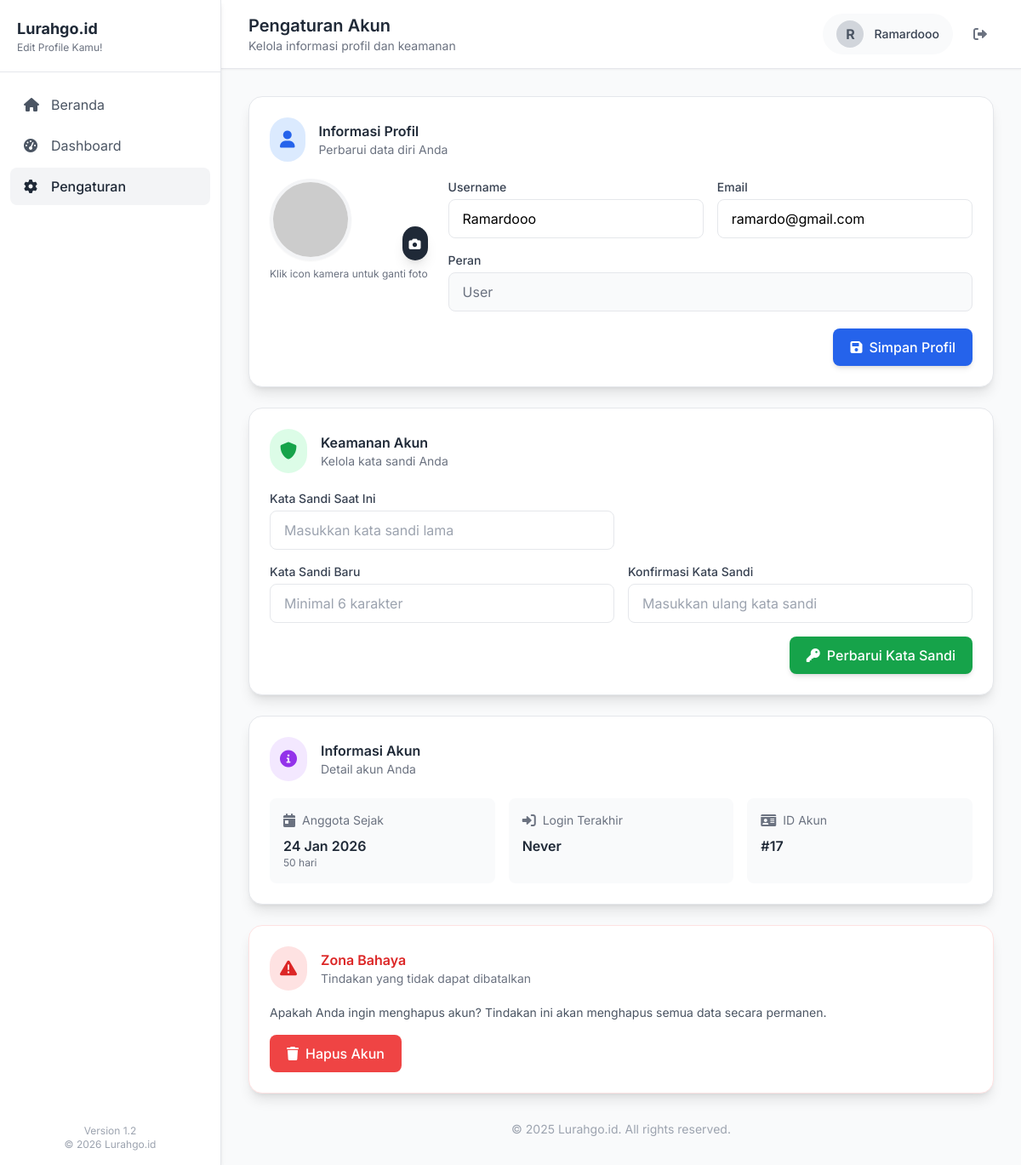
Page /account/settings.php (signed in) on the committed database.
### tables this page shows
CREATE TABLE IF NOT EXISTS `users` (
  `id` int NOT NULL AUTO_INCREMENT,
  `username` varchar(50) NOT NULL,
  `email` varchar(100) NOT NULL,
  `password` varchar(255) NOT NULL,
  `role` enum('admin','ketua','user') DEFAULT 'user',
  `status` enum('aktif','tidak aktif') DEFAULT 'aktif',
  `created_at` timestamp NULL DEFAULT CURRENT_TIMESTAMP,
  `profile_photo` varchar(255) DEFAULT NULL,
  PRIMARY KEY (`id`),
  UNIQUE KEY `username` (`username`),
  UNIQUE KEY `email` (`email`)
);

### account/settings.php (the view, shortened to what this page needs)
<?php
include '../config/database.php';
$user_id = $_SESSION['user_id'];
$sql = "SELECT * FROM users WHERE id = ?";
$stmt = mysqli_prepare($conn, $sql);
mysqli_stmt_bind_param($stmt, "i", $user_id);
mysqli_stmt_execute($stmt);
$result = mysqli_stmt_get_result($stmt);
$user = mysqli_fetch_assoc($result);
$stats = [
    'account_age' => isset($user['created_at']) ? floor((time() - strtotime($user['created_at'])) / (60*60*24)) : 0,
    'role_display' => ucfirst($user['role']),
    'last_login' => isset($user['last_login']) ? date('d M Y, H:i', strtotime($user['last_login'])) : 'Never'
];
$dashboard_link = 'dashboard_user';
$dashboard_name = 'Edit Profile Kamu!';
$profile_photo_url = '';
?>
<!DOCTYPE html>
<html lang="id">
<head>
    <script src="https://cdn.tailwindcss.com"></script>
    <link rel="stylesheet" href="https://cdnjs.cloudflare.com/ajax/libs/font-awesome/6.0.0/css/all.min.css">
</head>
<body class="bg-gray-50 min-h-screen flex">
    <div id="sidebar" class="fixed top-0 left-0 h-full bg-white shadow-md border-r border-gray-200 transition-all duration-300" style="width: 260px; z-index: 50;">
        <div class="p-5 border-b border-gray-200">
            <div class="flex items-center justify-between">
                <div>
                    <h1 class="text-lg font-bold text-gray-800">Lurahgo.id</h1>
                    <p class="text-xs text-gray-500"><?php echo $dashboard_name; ?></p>
                </div>
            </div>
        </div>
        <ul class="mt-4 space-y-1 px-3">
            <li>
                <a href="home" class="flex items-center gap-3 px-4 py-2.5 rounded-lg text-gray-600 hover:bg-gray-100 transition">
                    <i class="fas fa-home w-5"></i>
                    <span>Beranda</span>
                </a>
            </li>
            <li>
                <a href="<?php echo $dashboard_link; ?>" class="flex items-center gap-3 px-4 py-2.5 rounded-lg text-gray-600 hover:bg-gray-100 transition">
                    <i class="fas fa-tachometer-alt w-5"></i>
                    <span>Dashboard</span>
                </a>
            </li>
            <li>
                <a href="settings" class="flex items-center gap-3 px-4 py-2.5 rounded-lg bg-gray-100 text-gray-800 font-medium">
                    <i class="fas fa-cog w-5"></i>
                    <span>Pengaturan</span>
                </a>
            </li>
        </ul>
        <div class="absolute bottom-4 left-4 right-4">
            <div class="text-center text-xs text-gray-400">
                <div>Version 1.2</div>
                <div>&copy; 2026 Lurahgo.id</div>
            </div>
        </div>
    </div>
    <div class="flex-1 ml-[260px]">
        <header class="bg-white shadow-sm border-b border-gray-200">
            <div class="flex justify-between items-center px-8 py-4">
                <div>
                    <h2 class="text-xl font-semibold text-gray-800">Pengaturan Akun</h2>
                    <p class="text-sm text-gray-500">Kelola informasi profil dan keamanan</p>
                </div>
                <div class="flex items-center gap-4">
                    <div class="flex items-center gap-3 bg-gray-50 rounded-full px-4 py-2">
                        <?php if (!empty($profile_photo_url)): ?>
                            <img src="<?php echo htmlspecialchars($profile_photo_url); ?>" alt="Profile" class="w-8 h-8 rounded-full object-cover">
                        <?php else: ?>
                            <div class="w-8 h-8 rounded-full bg-gray-300 flex items-center justify-center text-gray-600 font-bold">
                                <?php echo strtoupper(substr($user['username'], 0, 1)); ?>
                            </div>
                        <?php endif; ?>
                        <span class="text-sm font-medium text-gray-700"><?php echo htmlspecialchars($user['username']); ?></span>
                    </div>
                    <a href="logout" class="text-gray-500 hover:text-gray-700 p-2 rounded-lg hover:bg-gray-100">
                        <i class="fas fa-sign-out-alt"></i>
                    </a>
                </div>
            </div>
        </header>
        <main class="p-8">
            <div class="bg-white rounded-2xl shadow-lg border border-gray-200 p-6 mb-6">
                <div class="flex items-center mb-5">
                    <div class="p-3 rounded-full bg-blue-100 text-blue-600">
                        <i class="fas fa-user text-xl"></i>
                    </div>
                    <div class="ml-4">
                        <h3 class="font-semibold text-gray-800">Informasi Profil</h3>
                        <p class="text-sm text-gray-500">Perbarui data diri Anda</p>
                    </div>
                </div>
                <form method="POST" enctype="multipart/form-data" class="space-y-5">
                    <div class="flex items-start gap-6">
                        <div class="flex-shrink-0">
                            <div class="relative">
                                <?php if (!empty($profile_photo_url)): ?>
                                    <img id="profile-preview"
                                         src="<?php echo htmlspecialchars($profile_photo_url); ?>"
                                         alt="Profile Photo"
                                         class="w-24 h-24 rounded-full object-cover border-4 border-gray-100 shadow-sm">
                                <?php else: ?>
                                    <img id="profile-preview"
                                         src="https://via.placeholder.com/120/3B82F6/FFFFFF?text=<?php echo strtoupper(substr($user['username'], 0, 1)); ?>"
                                         alt="Profile Photo"
                                         class="w-24 h-24 rounded-full object-cover border-4 border-gray-100 shadow-sm">
                                <?php endif; ?>
                                <label for="profile_photo" class="absolute bottom-0 right-0 bg-gray-800 p-2 rounded-full cursor-pointer hover:bg-gray-700 transition-colors shadow-lg">
                                    <i class="fas fa-camera text-white text-sm"></i>
                                </label>
                            </div>
                            <p class="text-xs text-gray-500 text-center mt-2">Klik icon kamera untuk ganti foto</p>
                        </div>
                        <div class="flex-1 space-y-4">
                            <div class="grid md:grid-cols-2 gap-4">
                                <div>
                                    <label class="block text-sm font-medium text-gray-700 mb-1">Username</label>
                                    <input type="text" name="username" required
                                           value="<?php echo htmlspecialchars($user['username']); ?>"
                                           class="w-full px-4 py-2.5 border border-gray-200 rounded-lg focus:ring-2 focus:ring-blue-500 focus:border-transparent">
                                </div>
                                <div>
                                    <label class="block text-sm font-medium text-gray-700 mb-1">Email</label>
                                    <input type="email" name="email" required
                                           value="<?php echo htmlspecialchars($user['email']); ?>"
                                           class="w-full px-4 py-2.5 border border-gray-200 rounded-lg focus:ring-2 focus:ring-blue-500 focus:border-transparent">
                                </div>
                            </div>
                            <div>
                                <label class="block text-sm font-medium text-gray-700 mb-1">Peran</label>
                                <input type="text" readonly
                                       value="<?php echo ucfirst($user['role']); ?>"
                                       class="w-full px-4 py-2.5 border border-gray-200 rounded-lg bg-gray-50 text-gray-500">
                            </div>
                        </div>
                    </div>
                    <div class="flex justify-end">
                        <button type="submit" name="update_profile"
                                class="px-5 py-2.5 bg-blue-600 text-white font-medium rounded-lg hover:bg-blue-700 transition-colors flex items-center shadow-md hover:shadow-lg">
                            <i class="fas fa-save mr-2"></i>Simpan Profil
                        </button>
                    </div>
                </form>
            </div>
            <div class="bg-white rounded-2xl shadow-lg border border-gray-200 p-6 mb-6">
                <div class="flex items-center mb-5">
                    <div class="p-3 rounded-full bg-green-100 text-green-600">
                        <i class="fas fa-shield-alt text-xl"></i>
                    </div>
                    <div class="ml-4">
                        <h3 class="font-semibold text-gray-800">Keamanan Akun</h3>
                        <p class="text-sm text-gray-500">Kelola kata sandi Anda</p>
                    </div>
                </div>
                <form method="POST" class="space-y-4">
                    <div class="grid md:grid-cols-2 gap-4">
                        <div>
                            <label class="block text-sm font-medium text-gray-700 mb-1">Kata Sandi Saat Ini</label>
                            <input type="password" name="current_password" required
                                   class="w-full px-4 py-2.5 border border-gray-200 rounded-lg focus:ring-2 focus:ring-green-500 focus:border-transparent"
                                   placeholder="Masukkan kata sandi lama">
                        </div>
                        <div></div>
                    </div>
                    <div class="grid md:grid-cols-2 gap-4">
                        <div>
                            <label class="block text-sm font-medium text-gray-700 mb-1">Kata Sandi Baru</label>
                            <input type="password" name="new_password" required minlength="6"
                                   class="w-full px-4 py-2.5 border border-gray-200 rounded-lg focus:ring-2 focus:ring-green-500 focus:border-transparent"
                                   placeholder="Minimal 6 karakter">
                        </div>
                        <div>
                            <label class="block text-sm font-medium text-gray-700 mb-1">Konfirmasi Kata Sandi</label>
                            <input type="password" name="confirm_password" required
                                   class="w-full px-4 py-2.5 border border-gray-200 rounded-lg focus:ring-2 focus:ring-green-500 focus:border-transparent"
                                   placeholder="Masukkan ulang kata sandi">
                        </div>
                    </div>
                    <div class="flex justify-end">
                        <button type="submit" name="change_password"
                                class="px-5 py-2.5 bg-green-600 text-white font-medium rounded-lg hover:bg-green-700 transition-colors flex items-center shadow-md hover:shadow-lg">
                            <i class="fas fa-key mr-2"></i>Perbarui Kata Sandi
                        </button>
                    </div>
                </form>
            </div>
            <div class="bg-white rounded-2xl shadow-lg border border-gray-200 p-6 mb-6">
                <div class="flex items-center mb-5">
                    <div class="p-3 rounded-full bg-purple-100 text-purple-600">
                        <i class="fas fa-info-circle text-xl"></i>
                    </div>
                    <div class="ml-4">
                        <h3 class="font-semibold text-gray-800">Informasi Akun</h3>
                        <p class="text-sm text-gray-500">Detail akun Anda</p>
                    </div>
                </div>
                <div class="grid md:grid-cols-3 gap-4">
                    <div class="bg-gray-50 rounded-lg p-4">
                        <div class="flex items-center text-gray-500 mb-2">
                            <i class="fas fa-calendar-day mr-2"></i>
                            <span class="text-sm">Anggota Sejak</span>
                        </div>
                        <p class="font-semibold text-gray-800"><?php echo date('d M Y', strtotime($user['created_at'])); ?></p>
                        <p class="text-xs text-gray-500"><?php echo $stats['account_age']; ?> hari</p>
                    </div>
                    <div class="bg-gray-50 rounded-lg p-4">
                        <div class="flex items-center text-gray-500 mb-2">
                            <i class="fas fa-sign-in-alt mr-2"></i>
                            <span class="text-sm">Login Terakhir</span>
                        </div>
                        <p class="font-semibold text-gray-800"><?php echo $stats['last_login']; ?></p>
                    </div>
                    <div class="bg-gray-50 rounded-lg p-4">
                        <div class="flex items-center text-gray-500 mb-2">
                            <i class="fas fa-id-card mr-2"></i>
                            <span class="text-sm">ID Akun</span>
                        </div>
                        <p class="font-semibold text-gray-800">#<?php echo $user['id']; ?></p>
                    </div>
                </div>
            </div>
<div class="bg-white rounded-2xl shadow-lg border border-red-100 p-6">
    <div class="flex items-center mb-4">
        <div class="p-3 rounded-full bg-red-100 text-red-600">
            <i class="fas fa-exclamation-triangle text-xl"></i>
        </div>
        <div class="ml-4">
            <h3 class="font-semibold text-red-600">Zona Bahaya</h3>
            <p class="text-sm text-gray-500">Tindakan yang tidak dapat dibatalkan</p>
        </div>
    </div>
    <p class="text-gray-600 text-sm mb-4">
        Apakah Anda ingin menghapus akun? Tindakan ini akan menghapus semua data secara permanen.
    </p>
    <form method="POST" onsubmit="return confirm('Apakah Anda yakin ingin menghapus akun? Tindakan ini tidak dapat dibatalkan!')">
        <button type="submit" name="delete_account"
            class="px-5 py-2.5 bg-red-500 text-white font-medium rounded-lg hover:bg-red-600 transition-colors">
            <i class="fas fa-trash mr-2"></i>Hapus Akun
        </button>
    </form>
</div>
            <div class="mt-8 text-center text-sm text-gray-400">
                <p>&copy; 2025 Lurahgo.id. All rights reserved.</p>
            </div>
        </main>
    </div>
</body>
</html>

### account/settings.php (style rules this page uses)
body { font-family: 'Inter', sans-serif; }

### rows in the picture
users: username "R", username "Ramardooo", email "ramardo@gmail.com", role "User", created_at "24 Jan 2026", created_at+role "50", created_at+role "Never", id "17"

### other values in the picture
$dashboard_name "Edit Profile Kamu!"
